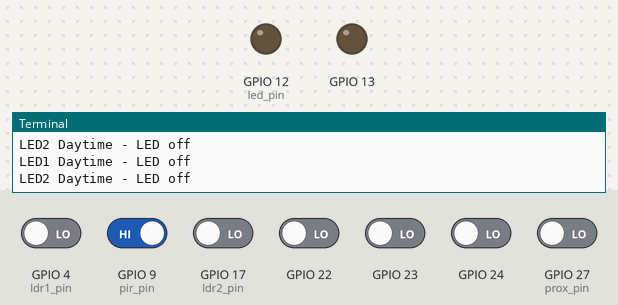
Bench run of a program on a simulated Raspberry Pi (BCM pin numbers). Shown: output pins drawn as LEDs (lit = HIGH), the last lines printed to the terminal. The inputs (shaded band) are chosen by the test bench; at power-on: GPIO 9 (pir_pin) HIGH, GPIO 4 (ldr1_pin), GPIO 17 (ldr2_pin), GPIO 22–24, GPIO 27 (prox_pin) LOW.

Above: at 1.2 s.
1.3 s: GPIO 4 (ldr1_pin) driven HIGH
At 2.3 s:
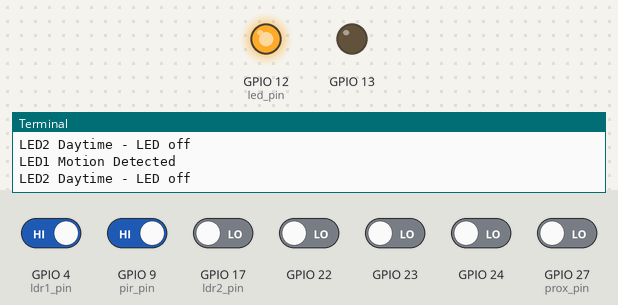
3.5 s: GPIO 23 driven HIGH
At 5.1 s:
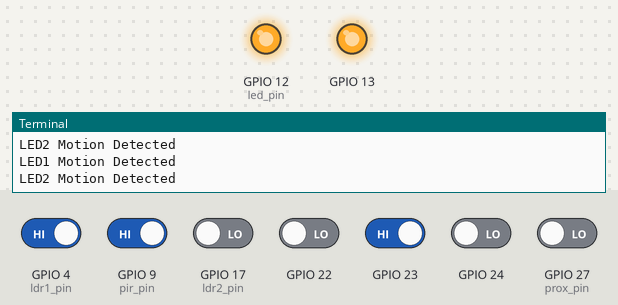
5.5 s: GPIO 4 (ldr1_pin) driven LOW
At 6.7 s:
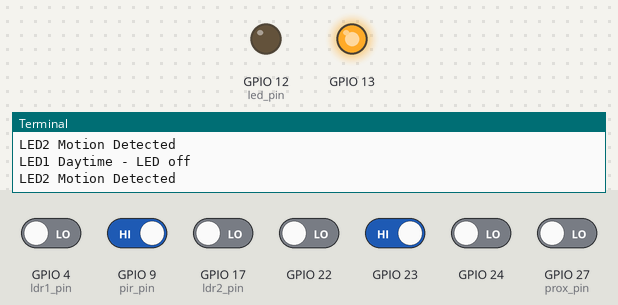
11.5 s: GPIO 4 (ldr1_pin) driven HIGH and GPIO 17 (ldr2_pin) driven HIGH
At 12.6 s:
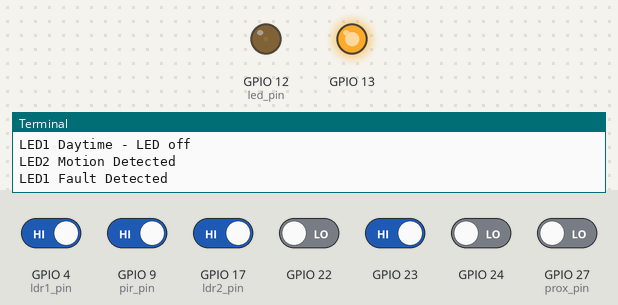
13.5 s: GPIO 23 driven LOW
At 16.1 s:
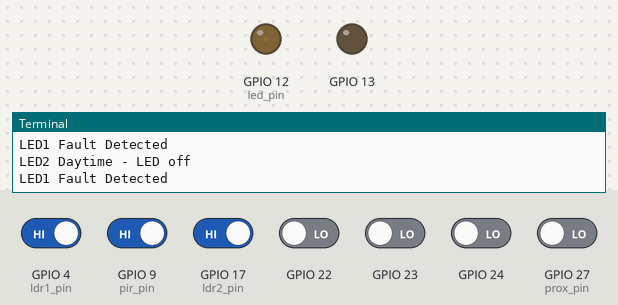
Timing chart, 0 to 17.6 s (numbered marks = the images above; inputs shaded):
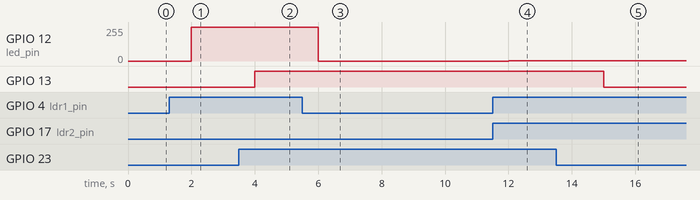

The program:

sample2.py
```python
import RPi.GPIO as GPIO
import time

GPIO.setmode(GPIO.BCM)

# Configuration for each street light
lights = {
    "LED1": {
        "led_pin": 12,
        "pir_pin": 9,
        "ldr1_pin": 4,
        "ldr2_pin": 17,
        "prox_pin": 27,
        "pwm": None,
        "pwm_started": False,
        "no_motion_start": None
    },
    "LED2": {
        "led_pin": 13,
        "pir_pin": 9,              # You can assign different motion sensor pins if available
        "ldr1_pin": 23,
        "ldr2_pin": 24,
        "prox_pin": 22,
        "pwm": None,
        "pwm_started": False,
        "no_motion_start": None
    },
    # Add more lights here as needed
}

PWM_FREQ = 10000

def setup_pins(light):
    GPIO.setup(light["led_pin"], GPIO.OUT)
    GPIO.setup(light["pir_pin"], GPIO.IN)
    GPIO.setup(light["ldr1_pin"], GPIO.IN)
    GPIO.setup(light["ldr2_pin"], GPIO.IN)
    GPIO.setup(light["prox_pin"], GPIO.IN)
    light["pwm"] = GPIO.PWM(light["led_pin"], PWM_FREQ)

def read_inputs(light):
    is_dark = GPIO.input(light["ldr1_pin"]) == GPIO.HIGH
    is_fault = GPIO.input(light["ldr2_pin"]) == GPIO.HIGH   # Later change this from low to high
    is_motion = GPIO.input(light["pir_pin"]) == GPIO.HIGH
    is_proximity = GPIO.input(light["prox_pin"]) == GPIO.LOW
    return is_dark, is_fault, is_motion, is_proximity

def control_light(light_name, light, is_dark, is_fault, is_motion, is_proximity):
    if is_dark:
        if not light["pwm_started"]:
            light["pwm"].start(0.5)
            light["pwm_started"] = True

        if is_fault:
            print(f"{light_name} Fault Detected")
            time.sleep(1)
            return

        if is_motion or is_proximity:
            light["pwm"].ChangeDutyCycle(100)
            light["no_motion_start"] = None
            print(f"{light_name} Motion Detected")
        else:
            if light["no_motion_start"] is None:
                light["pwm"].ChangeDutyCycle(100)
                light["no_motion_start"] = time.time()
                print(f"{light_name} No Motion detected, starting timer")
            elif time.time() - light["no_motion_start"] >= 10:
                light["pwm"].ChangeDutyCycle(1)
                print(f"{light_name} No Motion for 10 seconds, dim LED")
    else:
        if light["pwm_started"]:
            light["pwm"].stop()
            light["pwm_started"] = False
        print(f"{light_name} Daytime - LED off")

try:
    # Setup all pins and PWM
    for light_name, light in lights.items():
        setup_pins(light)

    while True:
        for light_name, light in lights.items():
            is_dark, is_fault, is_motion, is_proximity = read_inputs(light)
            control_light(light_name, light, is_dark, is_fault, is_motion, is_proximity)
        time.sleep(1)

except KeyboardInterrupt:
    for light in lights.values():
        if light["pwm_started"]:
            light["pwm"].stop()
    GPIO.cleanup()
```

Measured:
- after the input at 1.3 s, GPIO 12 (led_pin): 0/255 → 255/255 after 0.70 s
- after the input at 3.5 s, GPIO 13: LOW → HIGH after 0.50 s
- after the input at 5.5 s, GPIO 12 (led_pin): 255/255 → 0/255 after 0.50 s
- after the input at 11.5 s, GPIO 12 (led_pin): 0/255 → 1/255 after 0.51 s
- after the input at 13.5 s, GPIO 13: HIGH → LOW after 1.5 s
